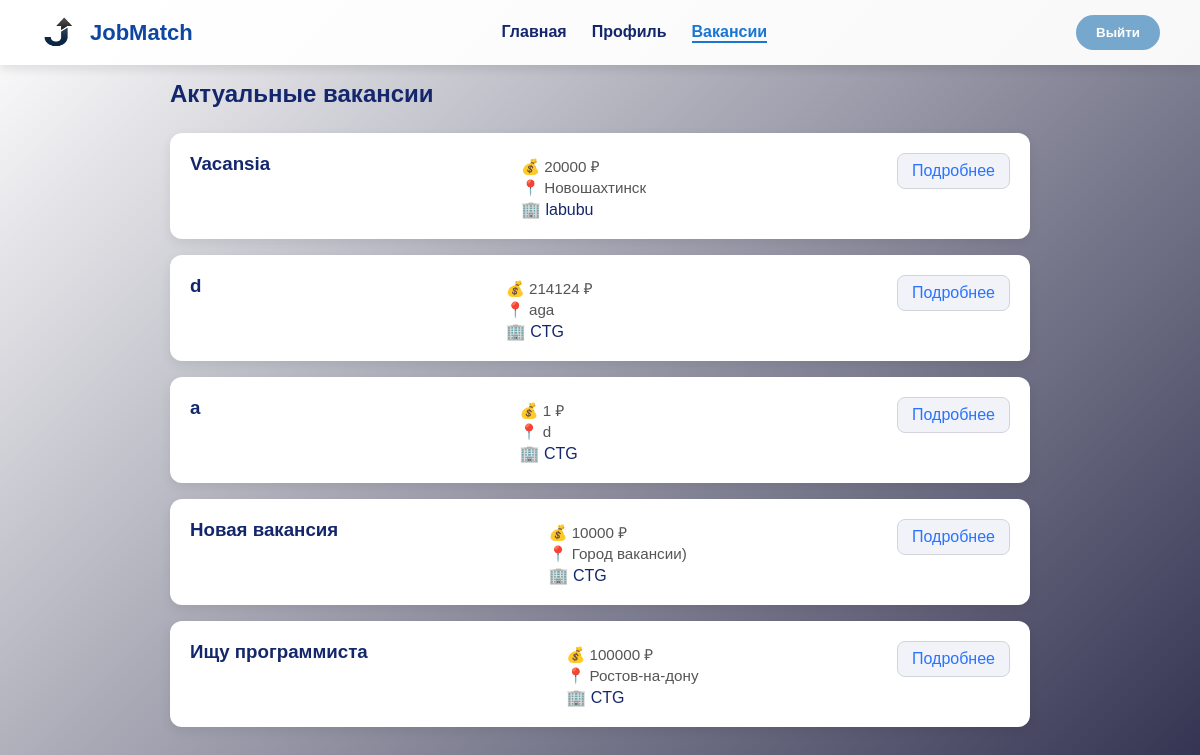
Screenshot of /jobs/ with the database file from the repository.
### server/models.py (models this page shows, shortened)
class Jobs(models.Model):
    leader = models.ForeignKey(Leader, on_delete=models.CASCADE, related_name='jobs', null=True)
    title = models.CharField(max_length=255, blank=False)
    description = models.TextField(blank=False)
    location = models.CharField(max_length=255, blank=False)
    salary = models.IntegerField(blank=False)
    created_at = models.DateTimeField(auto_now_add=True)
    updated_at = models.DateTimeField(auto_now=True)

class Leader(models.Model):
    name = models.CharField(max_length=50, blank=False)
    email = models.CharField(max_length=50, blank=False, unique=True)
    company = models.CharField(max_length=50, blank=False)
    city = models.CharField(max_length=50, blank=False)
    password = models.CharField(max_length=128, blank=False)
    is_banned = models.BooleanField(default=False)
    ban_reason = models.TextField(blank=True, null=True, verbose_name="Причина блокировки")
    ban_until = models.DateTimeField(blank=True, null=True, verbose_name="Дата окончания блокировки")

### server/views.py (the view)
# urls.py: path('jobs/', JobListView.as_view(), name='job_list'),
class JobListView(View):
    def get(self, request):
        jobs = Jobs.objects.all().order_by("-created_at")
        return render(request, "job_list.html", {"jobs": jobs})

### server/templates/job_list.html (shortened to what this page needs)
{% load static %}
<!DOCTYPE html>
<html lang="ru">
<head>
    <link rel="stylesheet" href="{% static 'css/vacan.css' %}">
</head>
<body>
    <header class="header">
        <a href="{% url 'candidate_home' %}" class="logo">
            <img src="{% static 'png/logo.png' %}" alt="Logo" class="logo-img">
            <span class="logo-text">JobMatch</span>
        </a>
        <nav class="nav">
            <a href="{% url 'candidate_home' %}" class="nav-link">Главная</a>
            <a href="{% url 'profile_candidate' %}" class="nav-link">Профиль</a>
            <a href="{% url "job_list" %}" class="nav-link active">Вакансии</a>
        </nav>
        <button class="logout-btn" onclick="window.location.href='{% url 'logout' %}'">Выйти</button>
    </header>
    <main class="main-content">
        <h2 class="jobs-header">Актуальные вакансии</h2>
        <div class="jobs-list">
            {% for job in jobs %}
                <div class="job-card">
                    <h3>{{ job.title }}</h3>
                    <div class="job-info">
                        <p class="job-salary">
                            <span class="icon">💰</span> {{ job.salary }} ₽
                        </p>
                        <p class="job-location">
                            <span class="icon">📍</span> {{ job.location }}
                        </p>
                        <p class="meta-item company">
                            <span class="icon">🏢</span> {{ job.leader.company }}
                        </p>
                    </div>
                    <a href="{% url 'job_detail' job.id %}" class="view-btn">
                        Подробнее
                    </a>
                </div>
            {% empty %}
                <p class="empty-message">Пока нет доступных вакансий. Загляните позже!</p>
            {% endfor %}
        </div>
    </main>
</body>
</html>

### server/static/css/vacan.css (style rules this page uses)
* { margin: 0; padding: 0; box-sizing: border-box; font-family: 'Arial', sans-serif; }
body { min-height: 100vh; background: linear-gradient(135deg, #ffffff, #2a2a4a); color: #14276d; }
.main-content { max-width: 900px; margin: 60px auto; padding: 20px; font-family: "Inter", sans-serif; gap: 20px; }
.jobs-header { display: flex; justify-content: space-between; align-items: center; margin-bottom: 25px; }
.jobs-list { display: flex; flex-direction: column; gap: 16px; }
.job-card { display: flex; justify-content: space-between; align-items: flex-start; background: #fff; border-radius: 12px; padding: 20px; box-shadow: 0 4px 12px rgba(0, 0, 0, 0.08); transition: transform 0.2s ease, box-shadow 0.2s ease; }
.job-location, .job-salary { color: #555; font-size: 0.95rem; margin: 3px 0; }
.view-btn { background-color: #f1f3f8; color: #2a73ff; border: 1px solid #d1d5db; border-radius: 8px; padding: 8px 14px; font-weight: 500; text-decoration: none; transition: 0.3s; }
.header { position: fixed; top: 0; left: 0; width: 100%; padding: 15px 40px; display: flex; justify-content: space-between; align-items: center; background: rgba(255, 255, 255, 0.95); box-shadow: 0 4px 10px rgba(0, 0, 0, 0.1); z-index: 1000; }
.logo { display: flex; align-items: center; text-decoration: none; color: #0d47a1; transition: color 0.3s ease; }
.logo img { height: 35px; width: 40px; margin-right: 10px; }
.logo-text { font-weight: 700; font-size: 22px; }
.nav { display: flex; gap: 25px; }
.nav-link { text-decoration: none; color: #14276d; font-weight: 600; transition: all 0.3s ease; }
.nav-link.active { color: #1976d2; border-bottom: 2px solid #1976d2; }
.logout-btn { background: #76a8cd; border: none; padding: 10px 20px; border-radius: 25px; color: white; font-weight: 600; cursor: pointer; transition: all 0.3s ease; }

### rows the page displays
Jobs: title "Vacansia", salary "20000", location "Новошахтинск", leader.company "labubu"
Jobs: title "d", salary "214124", location "aga", leader.company "CTG"
Jobs: title "a", salary "1", location "d", leader.company "CTG"
Jobs: title "Новая вакансия", salary "10000", location "Город вакансии)", leader.company "CTG"
Jobs: title "Ищу программиста", salary "100000", location "Ростов-на-дону", leader.company "CTG"
